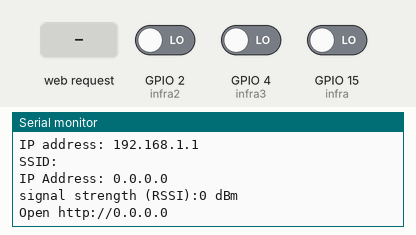
The sketch below on a simulated ESP32. Shown: the last lines printed to the serial monitor. The inputs (shaded band) are chosen by the test bench; at power-on: GPIO 2 (infra2) LOW, GPIO 4 (infra3) LOW, GPIO 15 (infra) LOW. WiFi joins after 1.5 s; servers stay silent unless stated.

Above: at 1.4 s.
1.5 s: HTTP request GET / received
At 2.2 s:
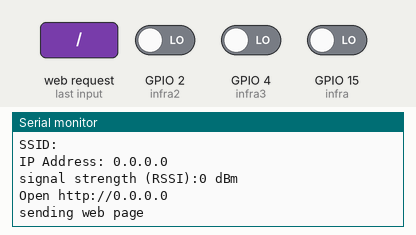
3.0 s: HTTP request GET /xml received
At 4.0 s:
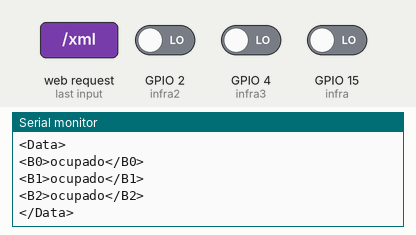
4.5 s: HTTP request GET /UPDATE_SLIDER received
At 5.7 s:
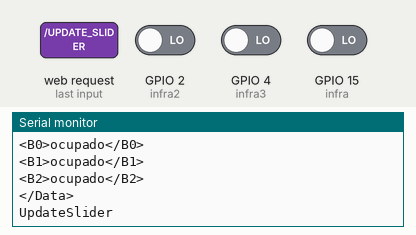
6.0 s: HTTP request GET /BUTTON_0 received
At 6.8 s:
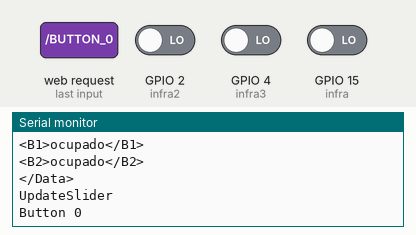
7.5 s: HTTP request GET /BUTTON_1 received
At 8.0 s:
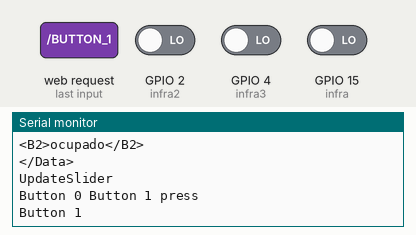

Measured:
- after the input at 1.5 s, the serial monitor: prints a new line at once (image 1)
- after the input at 3.0 s, the serial monitor: prints a new line at once (image 2)
- after the input at 4.5 s, the serial monitor: prints a new line at once (image 3)
- after the input at 6.0 s, the serial monitor: prints a new line at once (image 4)
- after the input at 7.5 s, the serial monitor: prints a new line at once (image 5)

The sketch:

dashboardhtml.ino
```cpp
#include <WiFi.h>       // standard library
#include <WebServer.h>  // standard library
#include "SuperMon.h"   // .h file that stores your html page code

//#define USE_INTRANET

#define LOCAL_SSID "Cedim FIM UNI"
#define LOCAL_PASS "Cedim2022_2"

#define AP_SSID "anpr22"
#define AP_PASS "1234"

const int infra=15; const int infra2=2;const int infra3=4;
bool status1 = true; bool status2=true; bool status3=true;
uint32_t SensorUpdate = 0;int FanSpeed;

// the XML array size needs to be bigger that your maximum expected size. 2048 is way too big for this example
char XML[2048];

// just some buffer holder for char operations
char buf[32];

// variable for the IP reported when you connect to your homes intranet (during debug mode)
IPAddress Actual_IP;

// definitions of your desired intranet created by the ESP32
IPAddress PageIP(192, 168, 1, 1);
IPAddress gateway(192, 168, 1, 1);
IPAddress subnet(255, 255, 255, 0);
IPAddress ip;

// gotta create a server
WebServer server(80);

void setup() {

  Serial.begin(9600);
  disableCore0WDT();
  Serial.println("starting server");

  // if you have this #define USE_INTRANET,  you will connect to your home intranet, again makes debugging easier
#ifdef USE_INTRANET
  WiFi.begin(LOCAL_SSID, LOCAL_PASS);
  while (WiFi.status() != WL_CONNECTED) {
    delay(500);
    Serial.print(".");
  }
  Serial.print("IP address: "); Serial.println(WiFi.localIP());
  Actual_IP = WiFi.localIP();
#endif

  // if you don't have #define USE_INTRANET, here's where you will creat and access point
  // an intranet with no internet connection. But Clients can connect to your intranet and see
  // the web page you are about to serve up
#ifndef USE_INTRANET
  WiFi.softAP(AP_SSID, AP_PASS);
  delay(100);
  WiFi.softAPConfig(PageIP, gateway, subnet);
  delay(100);
  Actual_IP = WiFi.softAPIP();
  Serial.print("IP address: "); Serial.println(Actual_IP);
#endif

  printWifiStatus();
  pinMode(infra,INPUT);pinMode(infra2,INPUT);

  // these calls will handle data coming back from your web page
  // this one is a page request, upon ESP getting / string the web page will be sent
  server.on("/", SendWebsite);

  // upon esp getting /XML string, ESP will build and send the XML, this is how we refresh
  // just parts of the web page
  server.on("/xml", SendXML);

  // upon ESP getting /UPDATE_SLIDER string, ESP will execute the UpdateSlider function
  // same notion for the following .on calls
  // add as many as you need to process incoming strings from your web page
  // as you can imagine you will need to code some javascript in your web page to send such strings
  // this process will be documented in the SuperMon.h web page code
  server.on("/UPDATE_SLIDER", UpdateSlider);
  server.on("/BUTTON_0", ProcessButton_0);
  server.on("/BUTTON_1", ProcessButton_1);

  // finally begin the server
  server.begin();

}

void loop() {
  if ((millis() - SensorUpdate) >= 50) {
    SensorUpdate = millis();
    status1=digitalRead(infra);
    status2=digitalRead(infra2);
    status3=digitalRead(infra3);
  }
  server.handleClient();
}


// function managed by an .on method to handle slider actions on the web page
// this example will get the passed string called VALUE and conver to a pwm value
// and control the fan speed
void UpdateSlider() {
  // many I hate strings, but wifi lib uses them...
  String t_state = server.arg("VALUE");
  Serial.print("UpdateSlider"); Serial.println(t_state);
  strcpy(buf, "");
  // now send it back
  server.send(200, "text/plain", buf); //Send web page
}

// now process button_0 press from the web site. Typical applications are the used on the web client can
// turn on / off a light, a fan, disable something etc
void ProcessButton_0() {
  Serial.print("Button 0 ");
  server.send(200, "text/plain", "");
}

// same notion for processing button_1
void ProcessButton_1() {
  Serial.println("Button 1 press");
  Serial.print("Button 1 ");
  server.send(200, "text/plain", ""); //Send web page
}

void SendWebsite() {
  Serial.println("sending web page");
  server.send(200, "text/html", PAGE_MAIN);
}

void SendXML() {
  strcpy(XML, "<?xml version = '1.0'?>\n<Data>\n");

  if(status1){
    sprintf(buf, "<B0>%s</B0>\n", "libre");
  }else{sprintf(buf, "<B0>%s</B0>\n", "ocupado");}
  strcat(XML, buf);

  if(status2){
    sprintf(buf, "<B1>%s</B1>\n", "libre");
  }else{sprintf(buf, "<B1>%s</B1>\n", "ocupado");}
  strcat(XML, buf);

  if(status3){
    sprintf(buf, "<B2>%s</B2>\n", "libre");
  }else{sprintf(buf, "<B2>%s</B2>\n", "ocupado");}
  strcat(XML, buf);

  strcat(XML, "</Data>\n");
  // wanna see what the XML code looks like?
  // actually print it to the serial monitor and use some text editor to get the size
  // then pad and adjust char XML[2048]; above
  Serial.println(XML);

  // you may have to play with this value, big pages need more porcessing time, and hence
  // a longer timeout that 200 ms
  server.send(200, "text/xml", XML);

}

// I think I got this code from the wifi example
void printWifiStatus() {

  // print the SSID of the network you're attached to:
  Serial.print("SSID: ");
  Serial.println(WiFi.SSID());

  // print your WiFi shield's IP address:
  ip = WiFi.localIP();
  Serial.print("IP Address: ");
  Serial.println(ip);

  // print the received signal strength:
  long rssi = WiFi.RSSI();
  Serial.print("signal strength (RSSI):");
  Serial.print(rssi);
  Serial.println(" dBm");
  // print where to go in a browser:
  Serial.print("Open http://");
  Serial.println(ip);
}

// end of code
```

SuperMon.h
```cpp
const char PAGE_MAIN[] PROGMEM = R"=====(

<!DOCTYPE html>
<html lang="en" class="js-focus-visible">

<title>Web Page Update Demo</title>

  <style>
    table {
      position: relative;
      width:100%;
      border-spacing: 0px;
    }
    tr {
      border: 1px solid white;
      font-family: "Verdana", "Arial", sans-serif;
      font-size: 20px;
    }
    th {
      height: 20px;
      padding: 3px 15px;
      background-color: #343a40;
      color: #FFFFFF !important;
      }
    td {
      height: 20px;
       padding: 3px 15px;
    }
    .tabledata {
      font-size: 24px;
      position: relative;
      padding-left: 5px;
      padding-top: 5px;
      height:   25px;
      border-radius: 5px;
      color: #FFFFFF;
      line-height: 20px;
      transition: all 200ms ease-in-out;
      background-color: #00AA00;
    }
    .fanrpmslider {
      width: 30%;
      height: 55px;
      outline: none;
      height: 25px;
    }
    .bodytext {
      font-family: "Verdana", "Arial", sans-serif;
      font-size: 24px;
      text-align: left;
      font-weight: light;
      border-radius: 5px;
      display:inline;
    }
    .navbar {
      width: 100%;
      height: 50px;
      margin: 0;
      padding: 10px 0px;
      background-color: #FFF;
      color: #000000;
      border-bottom: 5px solid #293578;
    }
    .fixed-top {
      position: fixed;
      top: 0;
      right: 0;
      left: 0;
      z-index: 1030;
    }
    .navtitle {
      float: left;
      height: 50px;
      font-family: "Verdana", "Arial", sans-serif;
      font-size: 50px;
      font-weight: bold;
      line-height: 50px;
      padding-left: 20px;
    }
   .navheading {
     position: fixed;
     left: 60%;
     height: 50px;
     font-family: "Verdana", "Arial", sans-serif;
     font-size: 20px;
     font-weight: bold;
     line-height: 20px;
     padding-right: 20px;
   }
   .navdata {
      justify-content: flex-end;
      position: fixed;
      left: 70%;
      height: 50px;
      font-family: "Verdana", "Arial", sans-serif;
      font-size: 20px;
      font-weight: bold;
      line-height: 20px;
      padding-right: 20px;
   }
    .category {
      font-family: "Verdana", "Arial", sans-serif;
      font-weight: bold;
      font-size: 32px;
      line-height: 50px;
      padding: 20px 10px 0px 10px;
      color: #000000;
    }
    .heading {
      font-family: "Verdana", "Arial", sans-serif;
      font-weight: normal;
      font-size: 28px;
      text-align: left;
    }

    .btn {
      background-color: #444444;
      border: none;
      color: white;
      padding: 10px 20px;
      text-align: center;
      text-decoration: none;
      display: inline-block;
      font-size: 16px;
      margin: 4px 2px;
      cursor: pointer;
    }
    .foot {
      font-family: "Verdana", "Arial", sans-serif;
      font-size: 20px;
      position: relative;
      height:   30px;
      text-align: center;
      color: #AAAAAA;
      line-height: 20px;
    }
    .container {
      max-width: 1800px;
      margin: 0 auto;
    }
    table tr:first-child th:first-child {
      border-top-left-radius: 5px;
    }
    table tr:first-child th:last-child {
      border-top-right-radius: 5px;
    }
    table tr:last-child td:first-child {
      border-bottom-left-radius: 5px;
    }
    table tr:last-child td:last-child {
      border-bottom-right-radius: 5px;
    }

  </style>

  <body style="background-color: #efefef" onload="process()">

    <header>
      <div class="navbar fixed-top">
          <div class="container">
            <div class="navtitle">Sensor Monitor</div>
            <div class="navdata" id = "date">mm/dd/yyyy</div>
            <div class="navheading">DATE</div><br>
            <div class="navdata" id = "time">00:00:00</div>
            <div class="navheading">TIME</div>

          </div>
      </div>
    </header>

    <main class="container" style="margin-top:70px">
      <div class="category">Sensor Readings</div>
      <div style="border-radius: 10px !important;">
      <table style="width:50%">
      <colgroup>
        <col span="1" style="background-color:rgb(230,230,230); width: 20%; color:#000000 ;">
        <col span="1" style="background-color:rgb(200,200,200); width: 15%; color:#000000 ;">
        <col span="1" style="background-color:rgb(180,180,180); width: 15%; color:#000000 ;">
      </colgroup>
      <col span="2"style="background-color:rgb(0,0,0); color:#FFFFFF">
      <col span="2"style="background-color:rgb(0,0,0); color:#FFFFFF">
      <col span="2"style="background-color:rgb(0,0,0); color:#FFFFFF">
      <tr>
        <th colspan="1"><div class="heading">Puerto</div></th>
        <th colspan="1"><div class="heading">Estado</div></th>
      </tr>
      <tr>
        <td><div class="bodytext">Parqueo 1</div></td>
        <td><div class="tabledata" id = "b0"></div></td>
      </tr>
      <tr>
        <td><div class="bodytext">Parqueo 2</div></td>
        <td><div class="tabledata" id = "b1"></div></td>
      </tr>
      <tr>
        <td><div class="bodytext">Parqueo 3</div></td>
        <td><div class="tabledata" id = "b2"></div></td>
      </tr>
      </table>
    </div>
    <br>
    <div class="category">Sensor Controls</div>
    <br>
    <div class="bodytext">Reconocimiento </div>
    <button type="button" class = "btn" id = "btn0" onclick="ButtonPress0()">Identificado</button>
    </div>
    <br>
    <br
    <br>
    <br>
  </main>

  <footer div class="foot" id = "temp" >Team ANPR UNI ABET</div></footer>

  </body>


  <script type = "text/javascript">

    // global variable visible to all java functions
    var xmlHttp=createXmlHttpObject();

    // function to create XML object
    function createXmlHttpObject(){
      if(window.XMLHttpRequest){
        xmlHttp=new XMLHttpRequest();
      }
      else{
        xmlHttp=new ActiveXObject("Microsoft.XMLHTTP");
      }
      return xmlHttp;
    }

    // function to handle button press from HTML code above
    // and send a processing string back to server
    // this processing string is use in the .on method
    function ButtonPress0() {
      var xhttp = new XMLHttpRequest();
      var message;
      // if you want to handle an immediate reply (like status from the ESP
      // handling of the button press use this code
      // since this button status from the ESP is in the main XML code
      // we don't need this
      // remember that if you want immediate processing feedbac you must send it
      // in the ESP handling function and here
      /*
      xhttp.onreadystatechange = function() {
        if (this.readyState == 4 && this.status == 200) {
          message = this.responseText;
          // update some HTML data
        }
      }
      */

      xhttp.open("PUT", "BUTTON_0", false);
      xhttp.send();
    }


    // function to handle button press from HTML code above
    // and send a processing string back to server
    // this processing string is use in the .on method
    function ButtonPress1() {
      var xhttp = new XMLHttpRequest();
      /*
      xhttp.onreadystatechange = function() {
        if (this.readyState == 4 && this.status == 200) {
          document.getElementById("button1").innerHTML = this.responseText;
        }
      }
      */
      xhttp.open("PUT", "BUTTON_1", false);
      xhttp.send();
    }

    function UpdateSlider(value) {
      var xhttp = new XMLHttpRequest();
      // this time i want immediate feedback to the fan speed
      // yea yea yea i realize i'm computing fan speed but the point
      // is how to give immediate feedback
      xhttp.onreadystatechange = function() {
        if (this.readyState == 4 && this.status == 200) {
          // update the web based on reply from  ESP
          document.getElementById("fanrpm").innerHTML=this.responseText;
        }
      }
      // this syntax is really weird the ? is a delimiter
      // first arg UPDATE_SLIDER is use in the .on method
      // server.on("/UPDATE_SLIDER", UpdateSlider);
      // then the second arg VALUE is use in the processing function
      // String t_state = server.arg("VALUE");
      // then + the controls value property
      xhttp.open("PUT", "UPDATE_SLIDER?VALUE="+value, true);
      xhttp.send();
    }

    // function to handle the response from the ESP
    function response(){
      var message;
      var barwidth;
      var currentsensor;
      var xmlResponse;
      var xmldoc;
      var dt = new Date();
      var color = "#e8e8e8";

      // get the xml stream
      xmlResponse=xmlHttp.responseXML;

      // get host date and time
      document.getElementById("time").innerHTML = dt.toLocaleTimeString();
      document.getElementById("date").innerHTML = dt.toLocaleDateString();

      // A0
      xmldoc = xmlResponse.getElementsByTagName("B0"); //bits for A0
      message = xmldoc[0].firstChild.nodeValue;

      if (message > 2048){
      color = "#aa0000";
      }
      else {
        color = "#0000aa";
      }

      barwidth = message / 40.95;
      document.getElementById("b0").innerHTML=message;
      document.getElementById("b0").style.width=(barwidth+"%");
      // if you want to use global color set above in <style> section
      // other wise uncomment and let the value dictate the color
      //document.getElementById("b0").style.backgroundColor=color;
      //document.getElementById("b0").style.borderRadius="5px";
      // A1
      xmldoc = xmlResponse.getElementsByTagName("B1");
      message = xmldoc[0].firstChild.nodeValue;
      if (message > 2048){
      color = "#aa0000";
      }
      else {
        color = "#0000aa";
      }
      document.getElementById("b1").innerHTML=message;
      width = message / 40.95;
      document.getElementById("b1").style.width=(width+"%");
      document.getElementById("b1").style.backgroundColor=color;

      xmldoc = xmlResponse.getElementsByTagName("B2");
      message = xmldoc[0].firstChild.nodeValue;
      if (message > 2048){
      color = "#aa0000";
      }
      else {
        color = "#0000aa";
      }
      document.getElementById("b2").innerHTML=message;
      width = message / 40.95;
      document.getElementById("b2").style.width=(width+"%");
      document.getElementById("b2").style.backgroundColor=color;


      //document.getElementById("b1").style.borderRadius="5px";
      message = xmldoc[0].firstChild.nodeValue;
     }

    // general processing code for the web page to ask for an XML steam
    // this is actually why you need to keep sending data to the page to
    // force this call with stuff like this
    // server.on("/xml", SendXML);
    // otherwise the page will not request XML from the ESP, and updates will not happen
    function process(){

     if(xmlHttp.readyState==0 || xmlHttp.readyState==4) {
        xmlHttp.open("PUT","xml",true);
        xmlHttp.onreadystatechange=response;
        xmlHttp.send(null);
      }
        // you may have to play with this value, big pages need more porcessing time, and hence
        // a longer timeout
        setTimeout("process()",100);
    }


  </script>

</html>


)=====";
```
